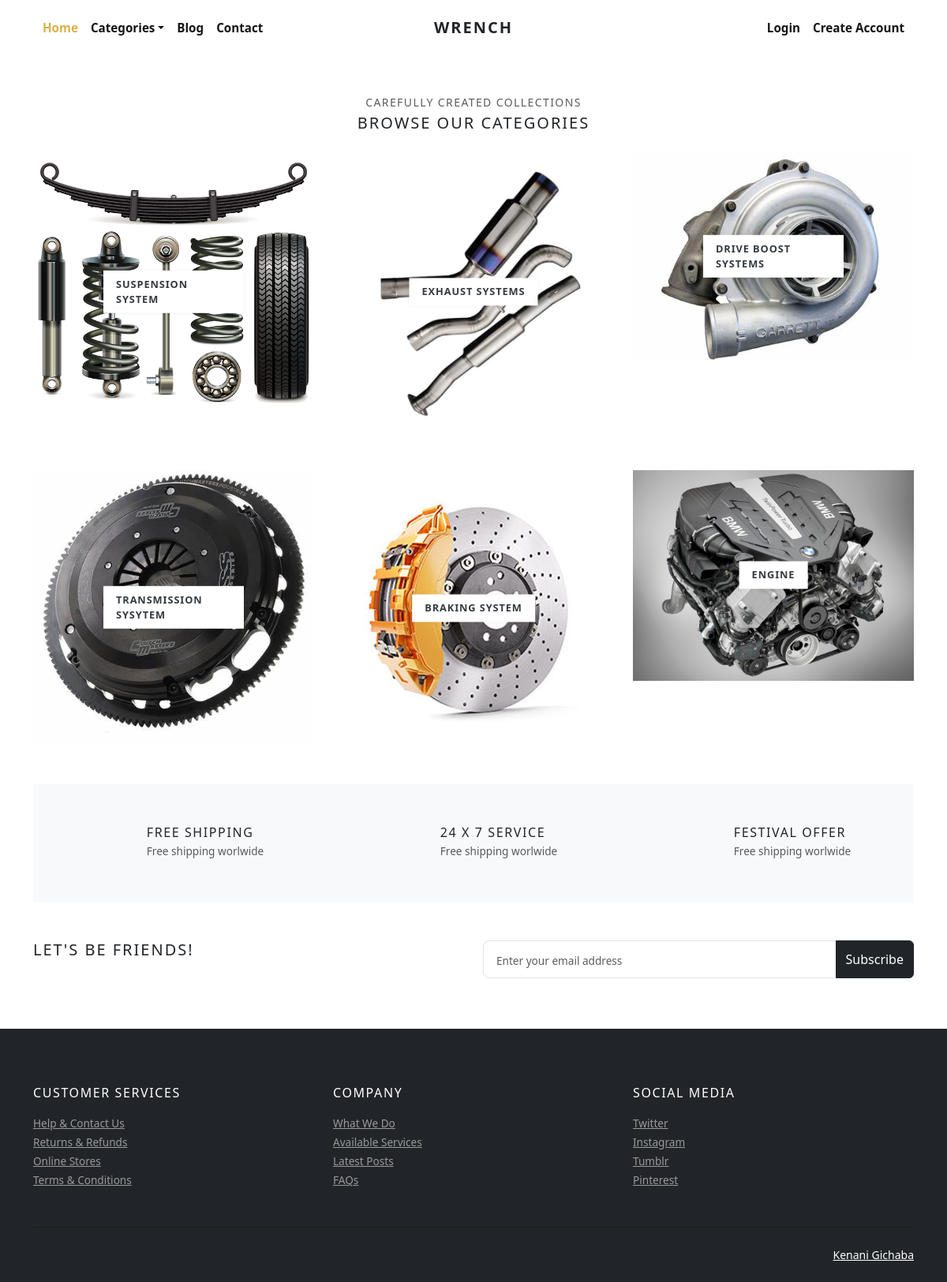
Page /categories/ on the committed database.
### store/models.py (models this page shows, shortened)
class Category(models.Model):
    title = models.CharField(max_length=50, verbose_name="Category Title")
    slug = models.SlugField(max_length=55, verbose_name="Category Slug")
    description = models.TextField(blank=True, verbose_name="Category Description")
    category_image = models.ImageField(upload_to='category', blank=True, null=True, verbose_name="Category Image")
    is_active = models.BooleanField(verbose_name="Is Active?")
    is_featured = models.BooleanField(verbose_name="Is Featured?")
    created_at = models.DateTimeField(auto_now_add=True, verbose_name="Created Date")
    updated_at = models.DateTimeField(auto_now=True, verbose_name="Updated Date")
    class Meta:
        verbose_name_plural = 'Categories'
        ordering = ('-created_at', )

### store/views.py (the view)
# urls.py: path('categories/', views.all_categories, name="all-categories"),
def all_categories(request):
    categories = Category.objects.filter(is_active=True)
    return render(request, 'store/categories.html', {'categories':categories})

### store/context_preprocessors.py (called while the page is built)
def store_menu(request):
    categories = Category.objects.filter(is_active=True)
    context = {
        'categories_menu': categories,
    }
    return context

def cart_menu(request):
    if request.user.is_authenticated:
        cart_items= Cart.objects.filter(user=request.user)
        context = {
            'cart_items': cart_items,
        }
    else:
        context = {}
    return context

### templates/store/categories.html (shortened to what this page needs)
{% extends 'base.html' %}
{% load static %}
      {% block content %}
      <div class="container">
        <section class="pt-5">
          <header class="text-center">
            <p class="small text-muted small text-uppercase mb-1">Carefully created collections</p>
            <h2 class="h5 text-uppercase mb-4">Browse our categories</h2>
          </header>
          <div class="row">
          {% if categories %}
            {% for category in categories %}
              <div class="col-md-4 mb-4 mb-md-5">
                <a class="category-item" href="{% url 'store:category-products' category.slug %}">
                  <strong class="category-item-title">{{ category.title }}</strong>
                </a>
              </div>
            {% endfor %}
          {% endif %}
          </div>
        </section>
        <section class="py-5 bg-light">
          <div class="container">
            <div class="row text-center">
              <div class="col-lg-4 mb-3 mb-lg-0">
                <div class="d-inline-block">
                  <div class="media align-items-end">
                    <svg class="svg-icon svg-icon-big svg-icon-light">
                      <use xlink:href="#delivery-time-1"> </use>
                    </svg>
                    <div class="media-body text-left ml-3">
                      <h6 class="text-uppercase mb-1">Free shipping</h6>
                      <p class="text-small mb-0 text-muted">Free shipping worlwide</p>
                    </div>
                  </div>
                </div>
              </div>
              <div class="col-lg-4 mb-3 mb-lg-0">
                <div class="d-inline-block">
                  <div class="media align-items-end">
                    <svg class="svg-icon svg-icon-big svg-icon-light">
                      <use xlink:href="#helpline-24h-1"> </use>
                    </svg>
                    <div class="media-body text-left ml-3">
                      <h6 class="text-uppercase mb-1">24 x 7 service</h6>
                      <p class="text-small mb-0 text-muted">Free shipping worlwide</p>
                    </div>
                  </div>
                </div>
              </div>
              <div class="col-lg-4">
                <div class="d-inline-block">
                  <div class="media align-items-end">
                    <svg class="svg-icon svg-icon-big svg-icon-light">
                      <use xlink:href="#label-tag-1"> </use>
                    </svg>
                    <div class="media-body text-left ml-3">
                      <h6 class="text-uppercase mb-1">Festival offer</h6>
                      <p class="text-small mb-0 text-muted">Free shipping worlwide</p>
                    </div>
                  </div>
                </div>
              </div>
            </div>
          </div>
        </section>
        <section class="py-5">
          <div class="container p-0">
            <div class="row">
              <div class="col-lg-6 mb-3 mb-lg-0">
                <h5 class="text-uppercase">Let's be friends!</h5>
              </div>
              <div class="col-lg-6">
                <form action="#">
                  <div class="input-group flex-column flex-sm-row mb-3">
                    <input class="form-control form-control-lg py-3" type="email" placeholder="Enter your email address" aria-describedby="button-addon2">
                    <div class="input-group-append">
                      <button class="btn btn-dark btn-block" id="button-addon2" type="submit">Subscribe</button>
                    </div>
                  </div>
                </form>
              </div>
            </div>
          </div>
        </section>
      </div>
      {% endblock content %}

### wrenchshop/static/css/style.default.css (style rules this page uses)
.text-small { font-size: 0.85rem !important; }
strong { font-weight: 700; }
.category-item { display: block; position: relative; color: #343a40; transition: all 0.3s; }
.category-item-title { display: inline-block; padding: 0.5rem 1rem; background: #fff; text-transform: uppercase; letter-spacing: 0.07em; position: absolute; top: 50%; left: 50%; -webkit-transform: translate(-50%, -50%); transform: translate(-50%, -50%); box-shadow: 0 0 5px rgba(0, 0, 0, 0.07); font-size: 0.8rem; }
.text-uppercase { text-transform: uppercase; letter-spacing: 0.1em; }
.svg-icon { width: 32px; height: 32px; vertical-align: text-bottom; stroke: currentColor; stroke-width: 3; --layer1: currentColor; --layer2: currentColor; --layer3: currentColor; }
.svg-icon.svg-icon-light { stroke-width: 2; }
.svg-icon-big { width: 48px; height: 48px; }
.btn { font-weight: 400; border: 1px solid transparent; font-family: inherit; padding: 0.375rem 1.5rem; font-size: 1rem; line-height: 1.5; border-radius: 0; transition: color 0.15s ease-in-out, background-color 0.15s ease-in-out, border-color 0.15s ease-in-out, box-shadow 0.15s ease-in-out; }
.btn-dark { color: #fff; background-color: #111111; border-color: #111111; }
body { font-family: "Libre Franklin", sans-serif; font-size: 1rem; font-weight: 400; line-height: 1.5; color: #111111; background-color: #fff; }
a { color: #dcb14a; text-decoration: none; }
h1, h2, h3, h4, h5, h6, .h1, .h2, .h3, .h4, .h5, .h6 { margin-bottom: 0.5rem; font-family: inherit; font-weight: 900; line-height: 1.2; color: inherit; }
h2, .h2 { font-size: 1.9rem; }
h5, .h5 { font-size: 1.15rem; }
h6, .h6 { font-size: 1rem; }
small, .small { font-size: 80%; font-weight: 400; }
.bg-light { background-color: #f8f9fa !important; }
.form-control { padding: 0.375rem 0.75rem; font-size: 1rem; line-height: 1.5; color: #495057; background-color: #fff; border: 1px solid #ced4da; border-radius: 0; transition: border-color 0.15s ease-in-out, box-shadow 0.15s ease-in-out; }
.form-control::placeholder { color: #adb5bd; font-size: 0.85rem; font-weight: 400; }
.form-control-lg { padding: 0.5rem 1rem; font-size: 1rem; line-height: 1.5; border-radius: 0; }

### wrenchshop/static/css/custom.css (style rules this page uses)
.form-control, .form-select { border-radius: 0.5rem; }
.container { max-width: 500px; }
h2 { color: #6c63ff; margin-bottom: 1.5rem; }

### rows in the picture
Category: title "SUSPENSION SYSTEM"
Category: title "EXHAUST SYSTEMS"
Category: title "DRIVE BOOST SYSTEMS"
Category: title "TRANSMISSION SYSYTEM"
Category: title "BRAKING SYSTEM"
Category: title "ENGINE"
